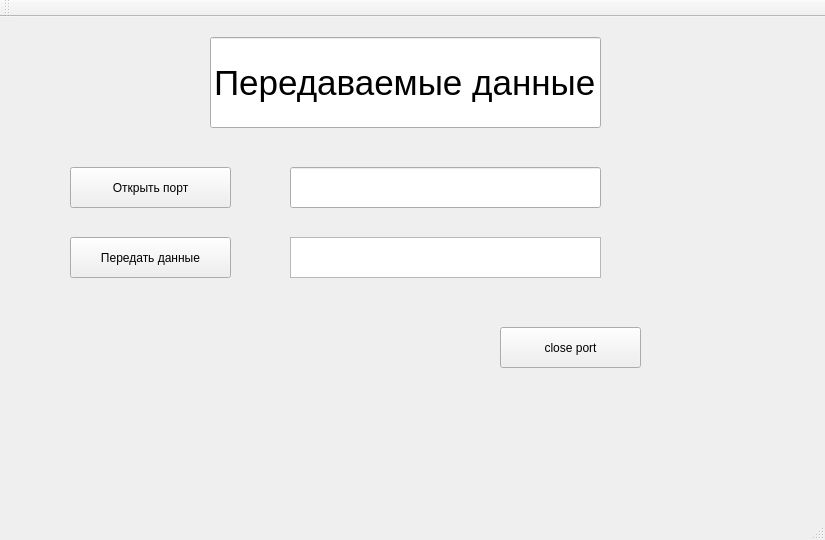
<?xml version="1.0" encoding="UTF-8"?>
<ui version="4.0">
 <class>MainWindow</class>
 <widget class="QMainWindow" name="MainWindow">
  <property name="geometry">
   <rect>
    <x>0</x>
    <y>0</y>
    <width>825</width>
    <height>540</height>
   </rect>
  </property>
  <property name="windowTitle">
   <string>MainWindow</string>
  </property>
  <widget class="QWidget" name="centralWidget">
   <widget class="QLineEdit" name="lineEdit">
    <property name="geometry">
     <rect>
      <x>210</x>
      <y>20</y>
      <width>391</width>
      <height>91</height>
     </rect>
    </property>
    <property name="font">
     <font>
      <pointsize>26</pointsize>
     </font>
    </property>
    <property name="text">
     <string>Передаваемые данные</string>
    </property>
    <property name="alignment">
     <set>Qt::AlignCenter</set>
    </property>
    <property name="readOnly">
     <bool>true</bool>
    </property>
   </widget>
   <widget class="QTextEdit" name="data">
    <property name="geometry">
     <rect>
      <x>290</x>
      <y>220</y>
      <width>311</width>
      <height>41</height>
     </rect>
    </property>
   </widget>
   <widget class="QPushButton" name="pushButton">
    <property name="geometry">
     <rect>
      <x>70</x>
      <y>150</y>
      <width>161</width>
      <height>41</height>
     </rect>
    </property>
    <property name="text">
     <string>Открыть порт</string>
    </property>
   </widget>
   <widget class="QPushButton" name="pushButton_2">
    <property name="geometry">
     <rect>
      <x>70</x>
      <y>220</y>
      <width>161</width>
      <height>41</height>
     </rect>
    </property>
    <property name="text">
     <string>Передать данные</string>
    </property>
   </widget>
   <widget class="QPushButton" name="pushButton_3">
    <property name="geometry">
     <rect>
      <x>500</x>
      <y>310</y>
      <width>141</width>
      <height>41</height>
     </rect>
    </property>
    <property name="text">
     <string>close port</string>
    </property>
   </widget>
   <widget class="QLineEdit" name="portopen">
    <property name="geometry">
     <rect>
      <x>290</x>
      <y>150</y>
      <width>311</width>
      <height>41</height>
     </rect>
    </property>
   </widget>
  </widget>
  <widget class="QMenuBar" name="menuBar">
   <property name="geometry">
    <rect>
     <x>0</x>
     <y>0</y>
     <width>825</width>
     <height>21</height>
    </rect>
   </property>
  </widget>
  <widget class="QToolBar" name="mainToolBar">
   <attribute name="toolBarArea">
    <enum>TopToolBarArea</enum>
   </attribute>
   <attribute name="toolBarBreak">
    <bool>false</bool>
   </attribute>
  </widget>
  <widget class="QStatusBar" name="statusBar"/>
 </widget>
 <layoutdefault spacing="6" margin="11"/>
 <resources/>
 <connections/>
</ui>
